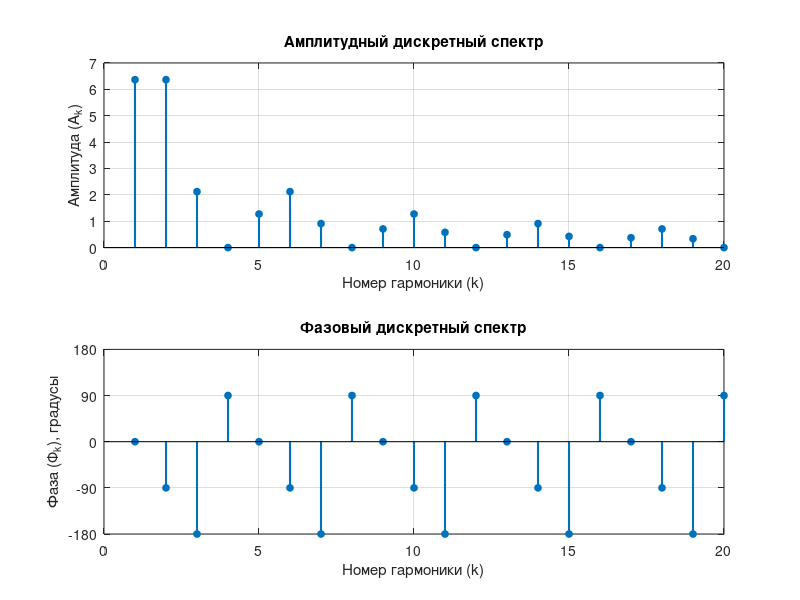

The MATLAB script that drew this image: (Note: this script raises an error after producing the figure.)
% Заданные параметры
Um = 10;    % Амплитуда
tu = 6;     % Длительность импульса
T = 12;     % Период сигнала
k_max = 20; % Количество гармоник для построения

% Расчет параметров
omega1 = pi/6; % Основная частота

% Создание массива гармоник
k = 1:k_max;

% Расчет амплитудного спектра
Ak = (2*Um/3) ./ (k*omega1) .* (sin(k*omega1*tu/4)).^2;

% Расчет фазового спектра в радианах
Phik_rad = pi/2 - (k*omega1*tu)/2;

% Преобразование фазы в градусы и приведение к диапазону [-180, 180]
Phik_deg = rad2deg(Phik_rad);
Phik_deg = mod(Phik_deg + 180, 360) - 180; % Приведение к [-180, 180]

% Построение графиков
figure;

% Амплитудный спектр
subplot(2,1,1);
stem(k, Ak, 'filled', 'LineWidth', 1.5, 'MarkerSize', 5);
title('Амплитудный дискретный спектр');
xlabel('Номер гармоники (k)');
ylabel('Амплитуда (A_k)');
grid on;

% Фазовый спектр в градусах
subplot(2,1,2);
stem(k, Phik_deg, 'filled', 'LineWidth', 1.5, 'MarkerSize', 5);
title('Фазовый дискретный спектр');
xlabel('Номер гармоники (k)');
ylabel('Фаза (Φ_k), градусы');
ylim([-180 180]); % Фиксируем диапазон по оси Y
yticks(-180:90:180); % Метки на оси Y
grid on;

% Настройка общего вида
sgtitle('Дискретные спектры сигнала для первых 20 гармоник');

Ak
Phik_rad